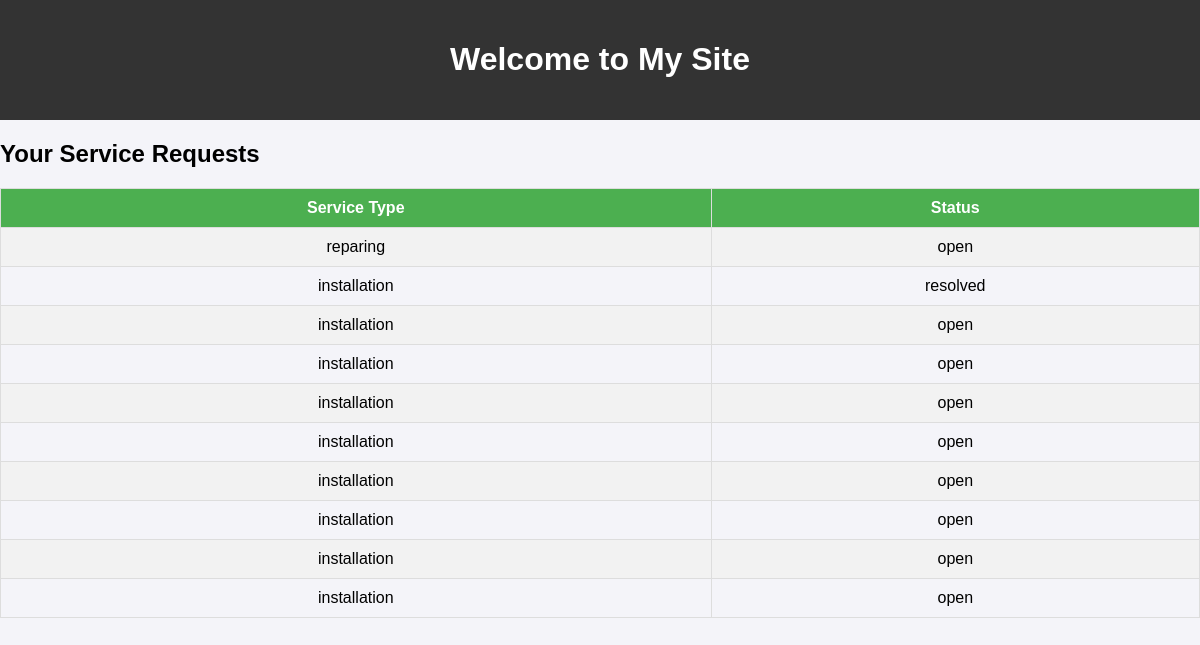
Screenshot of /service/service_requests/ (signed in) with the database file from the repository.
### customer_service/models.py (models this page shows, shortened)
class ServiceRequest(models.Model):
    customer = models.ForeignKey(User, on_delete=models.CASCADE)
    service_type = models.CharField(max_length=100)
    description = models.TextField()
    file_attachment = models.FileField(upload_to='service_requests/', null=True, blank=True)
    status = models.CharField(max_length=50, choices=[('open', 'Open'), ('resolved', 'Resolved')])
    assigned_to = models.ForeignKey(User, on_delete=models.SET_NULL, null=True, blank=True, related_name="assigned_requests")
    resolution = models.TextField(null=True, blank=True)
    created_at = models.DateTimeField(auto_now_add=True)
    updated_at = models.DateTimeField(auto_now=True)

### customer_service/views.py (the view)
# urls.py: path('service_requests/', views.service_requests, name='service_requests'),  # User service requests
@login_required
def service_requests(request):
    requests = ServiceRequest.objects.filter(customer=request.user).order_by('-created_at')
    return render(request, 'customer_service/service_requests.html', {'requests': requests})

### customer_service/templates/customer_service/service_requests.html
{% extends 'base_generic.html' %}
{% block content %}
  <h2>Your Service Requests</h2>
  {% if requests %}
    <table>
      <tr>
        <th>Service Type</th>
        <th>Status</th>
      </tr>
      {% for request in requests %}
        <tr>
          <td>{{ request.service_type }}</td>
          <td>{{ request.status }}</td>
        </tr>
      {% endfor %}
    </table>
  {% else %}
    <p>No service requests found.</p>
  {% endif %}
{% endblock %}

### static/styles.css (style rules this page uses)
body { font-family: Arial, sans-serif; background-color: #f4f4f9; margin: 0; padding: 0; }
table { width: 100%; border-collapse: collapse; margin: 20px 0; }
th, td { padding: 10px; border: 1px solid #ddd; text-align: center; }
th { background-color: #4CAF50; color: white; }
tr:nth-child(even) { background-color: #f2f2f2; }

### rows the page displays
ServiceRequest: service_type "reparing", status "open"
ServiceRequest: service_type "installation", status "resolved"
ServiceRequest: service_type "installation", status "open"
ServiceRequest: service_type "installation", status "open"
ServiceRequest: service_type "installation", status "open"
ServiceRequest: service_type "installation", status "open"
ServiceRequest: service_type "installation", status "open"
ServiceRequest: service_type "installation", status "open"
ServiceRequest: service_type "installation", status "open"
ServiceRequest: service_type "installation", status "open"
